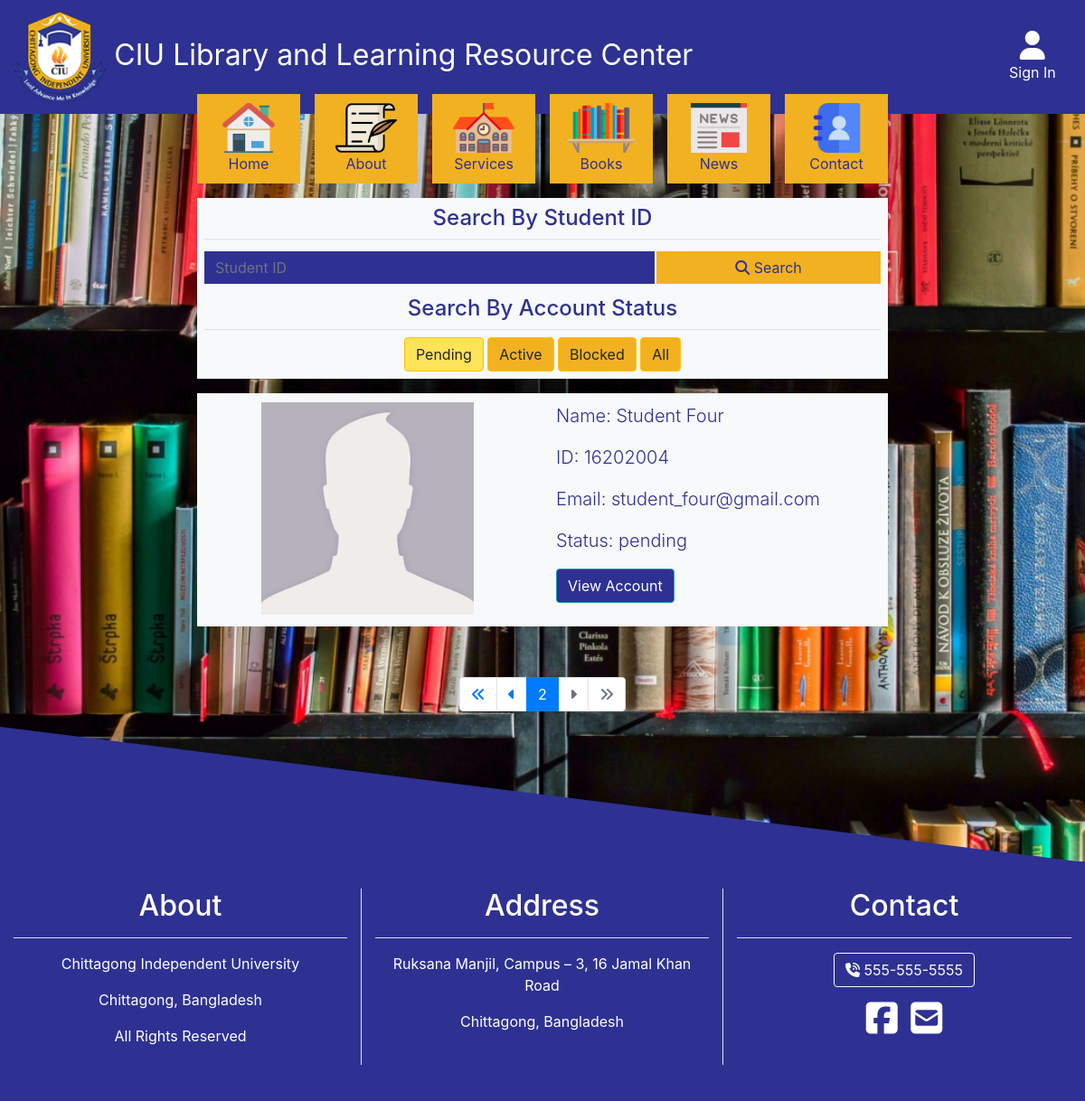
Screenshot of /student_accounts.php?status=pending&page=1 with the database file from the repository.
### tables this page shows
CREATE TABLE `student` (
  `id` int(11) NOT NULL,
  `name` varchar(60) NOT NULL,
  `password` varchar(255) NOT NULL,
  `status` varchar(20) NOT NULL,
  `cell` int(20) NOT NULL,
  `email` varchar(60) NOT NULL,
  `department` varchar(10) NOT NULL,
  `school` varchar(10) NOT NULL,
  `credit_system` varchar(10) NOT NULL,
  `picture` varchar(225) NOT NULL,
  `create_date` datetime NOT NULL DEFAULT CURRENT_TIMESTAMP,
  `renew_date` datetime NOT NULL DEFAULT CURRENT_TIMESTAMP,
  `valid_till` date DEFAULT NULL,
  `last_issuer_id` varchar(60) NOT NULL
);

### lib/Template.php (called while the page is built, shortened)
<?php
class Template{
    protected $template;
    public function __construct($template)
    {
        $this->template = $template;
    }
    public function __toString()
    {
        include basename($this->template);
        return ob_get_clean();
    }
}

### lib/Account.php (called while the page is built, shortened)
<?php
class Account
{
    private $db;
    public function __construct()
    {
        $this->db = new Database;
    }
    public function getStudentAccounts($status)
    {
        if ($status == 'all') {
            $query = "SELECT * FROM student ORDER BY renew_date DESC;";
            $this->db->query($query);
        } else {
            $query = "SELECT * FROM student WHERE status = :status ORDER BY renew_date DESC;";
            $this->db->query($query);
            $this->db->bind(':status', $status);
        }
        try {
            $results = $this->db->resultSet();
        } catch (Exception $e) {
            $results = false;
        }
        return $results;
    }
}

### lib/Database.php (called while the page is built, shortened)
<?php
class Database
{
    private $host = DB_HOST;
    private $user = DB_USER;
    private $pass = DB_PASS;
    private $dbname = DB_NAME;
    private $dbHandler;
    private $statement;
    public function __construct()
    {
        $dsn = 'mysql:host=' . $this->host . ';dbname=' . $this->dbname;
        $options = array(
            PDO::ATTR_PERSISTENT => true,
            PDO::ATTR_ERRMODE => PDO::ERRMODE_EXCEPTION
        );
        try {
            $this->dbHandler = new PDO($dsn, $this->user, $this->pass, $options);
        } catch (PDOException $e) {
            $this->error = $e->getMessage();
            die($this->error);
        }
    }
    public function query($query)
    {
        $this->statement = $this->dbHandler->prepare($query);
    }
    public function bind($param, $value, $type = NULL)
    {
        if (is_null($type)) {
            switch (true) {
                default:
                    $type = PDO::PARAM_STR;
            }
        }
        $this->statement->bindValue($param, $value, $type);
    }
    public function execute(){
        return $this->statement->execute();
    }
    public function resultSet(){
        $this->execute();
        return $this->statement->fetchAll(PDO::FETCH_OBJ);
    }
}

### templates/student_accounts_page.php (the view, shortened to what this page needs)
<!DOCTYPE html>
<html lang="en">
<head>
    <?php require_once "include/header_include.php"; ?>
</head>
<body>
    <?php require_once "include/navbar.php"; ?>
    <div class="nav-window">
        <div class="container">
            <nav class="row">
                <?php require_once "include/nav_menu_cards.php"; ?>
                <div class="col-md-12 menuCardContainer">
                    <form class="bg-light p-2" style="color: #2E3192" method="get" action="student_account_edit.php" autocomplete="off">
                        <h4 style="text-align: center">Search By Student ID</h4>
                        <hr class="m-0 mb-2">
                        <div class="form-row p-1">
                            <div class="col-sm-8 p-0">
                                <input type="text" name="id" placeholder="Student ID" class="form-control search-text-input">
                            </div>
                            <div class="col-sm-4 p-0">
                                <button type="submit" class="btn search-button"><i class="fas fa-search"></i>
                                    <span class="search-btn-text">Search</span></button>
                            </div>
                        </div>
                        <h4 class="mt-2" style="text-align: center">Search By Account Status</h4>
                        <hr class="m-0 mb-2">
                        <a href="student_accounts.php?status=pending&page=0" class="btn btn-warning" style="background-color: <?php echo ($status === 'pending') ? '#ffe359' : '#F2B121'; ?>">Pending</a>
                        <a href="student_accounts.php?status=active&page=0" class="btn btn-warning" style="background-color: <?php echo ($status === 'active') ? '#ffe359' : '#F2B121'; ?>">Active</a>
                        <a href="student_accounts.php?status=blocked&page=0" class="btn btn-warning" style="background-color: <?php echo ($status === 'blocked') ? '#ffe359' : '#F2B121'; ?>">Blocked</a>
                        <a href="student_accounts.php?status=all&page=0" class="btn btn-warning" style="background-color: <?php echo ($status === 'all') ? '#ffe359' : '#F2B121'; ?>">All</a>
                    </form>
                </div>
                <?php
                $loopStart = $page * 10;
                $resultsSize = count($results);
                if ($resultsSize < (10 + $page * 10)) {
                    $loopEnd = $resultsSize;
                } else {
                    $loopEnd = $loopStart + 10;
                }
                for ($i = $loopStart; $i < $loopEnd; $i++) : ?>
                <div class="col-12 menuCardContainer">
                    <div class="menu-card bg-light hvr-grow">
                        <div class="row">
                            <div class="col-lg-6">
                                <img style="width: auto; height: 235px;" src="<?php echo $results[$i]->picture; ?>" alt="Image of student <?php echo $results[$i]->id; ?>">
                            </div>
                            <div class="col-lg-6 text-left">
                                <p class="lead">Name: <?php echo $results[$i]->name; ?></p>
                                <p class="lead">ID: <?php echo $results[$i]->id; ?></p>
                                <p class="lead">Email: <?php echo $results[$i]->email; ?></p>
                                <p class="lead">Status: <?php echo $results[$i]->status; ?></p>
                                <p class="text-left">
                                    <a href="<?php echo 'student_account_edit.php?id=' . $results[$i]->id; ?>" class="btn btn-info" style="background-color: #2E3192">
                                        View Account
                                    </a>
                                </p>
                            </div>
                        </div>
                    </div>
                </div>
                <?php endfor; ?>
            </nav>
            <nav aria-label="Page navigation example" class="mt-5">
                <ul class="pagination justify-content-center">
                    <li class="page-item <?php echo ($page > 0) ? '' : 'disabled'; ?>">
                        <a class="page-link" href="student_accounts.php?status=<?php echo $status; ?>&page=<?php echo 0; ?>">
                            <i class="fas fa-angle-double-left"></i>
                        </a>
                    </li>
                    <li class="page-item <?php echo ($page > 0) ? '' : 'disabled'; ?>">
                        <a class="page-link" href="student_accounts.php?status=<?php echo $status; ?>&page=<?php echo $page - 1; ?>">
                            <i class="fas fa-caret-left"></i>
                        </a>
                    </li>
                    <li class="page-item active">
                        <a class="page-link" href="#">
                            <?php echo $page + 1; ?>
                        </a>
                    </li>
                    <li class="page-item <?php echo (count($results) > ($page * 10) + 10) ? '' : 'disabled'; ?>">
                        <a class="page-link" href="student_accounts.php?status=<?php echo $status; ?>&page=<?php echo $page + 1; ?>">
                            <i class="fas fa-caret-right"></i>
                        </a>
                    </li>
                    <li class="page-item  <?php echo (count($results) > ($page * 10) + 10) ? '' : 'disabled'; ?>">
                        <a class="page-link" href="student_accounts.php?status=<?php echo $status; ?>&page=<?php echo $lastPage; ?>">
                            <i class="fas fa-angle-double-right"></i>
                        </a>
                    </li>
                </ul>
            </nav>
        </div>
        <?php require_once "include/footer_include.php"; ?>
    </div>
</body>

### css/main.css (style rules this page uses)
nav { z-index: 1; }
.nav-window { margin-top: -30px; text-align: center; background-image: url('../img/bookcase.jpg'); background-position: center center; background-repeat: no-repeat; background-size: cover; background-attachment: fixed; }
.menu-card { display: inline-block; background-color: #F2B121; color: #2E3192; text-align: center; padding: 10px; text-align: center; position: relative; z-index: 10; width: 100%; }
.menuCardContainer { padding: 10px; }
.container { display: inline-block; width: 65vw; }
.search-text-input { background-color: #2E3192; color: white; border: 1px solid white; border-radius: 0px; }
.search-button { width: 100%; margin: 0px; background-color: #F2B121; border: 1px solid white; border-radius: 0px; color: #2E3192; }
@media only screen and (max-width: 1200px) { .menuCardContainer { padding: 8px; } }
.hvr-grow { display: inline-block; vertical-align: middle; -webkit-transform: perspective(1px) translateZ(0); transform: perspective(1px) translateZ(0); box-shadow: 0 0 1px rgba(0, 0, 0, 0); -webkit-transition-duration: 0.3s; transition-duration: 0.3s; -webkit-transition-property: transform; transition-property: transform; }

### rows the page displays
student: picture+id (picture), name "Student Four", id "16202004", email "student_four@gmail.com", status "pending"

### other values shown
$page + 1 "2"
